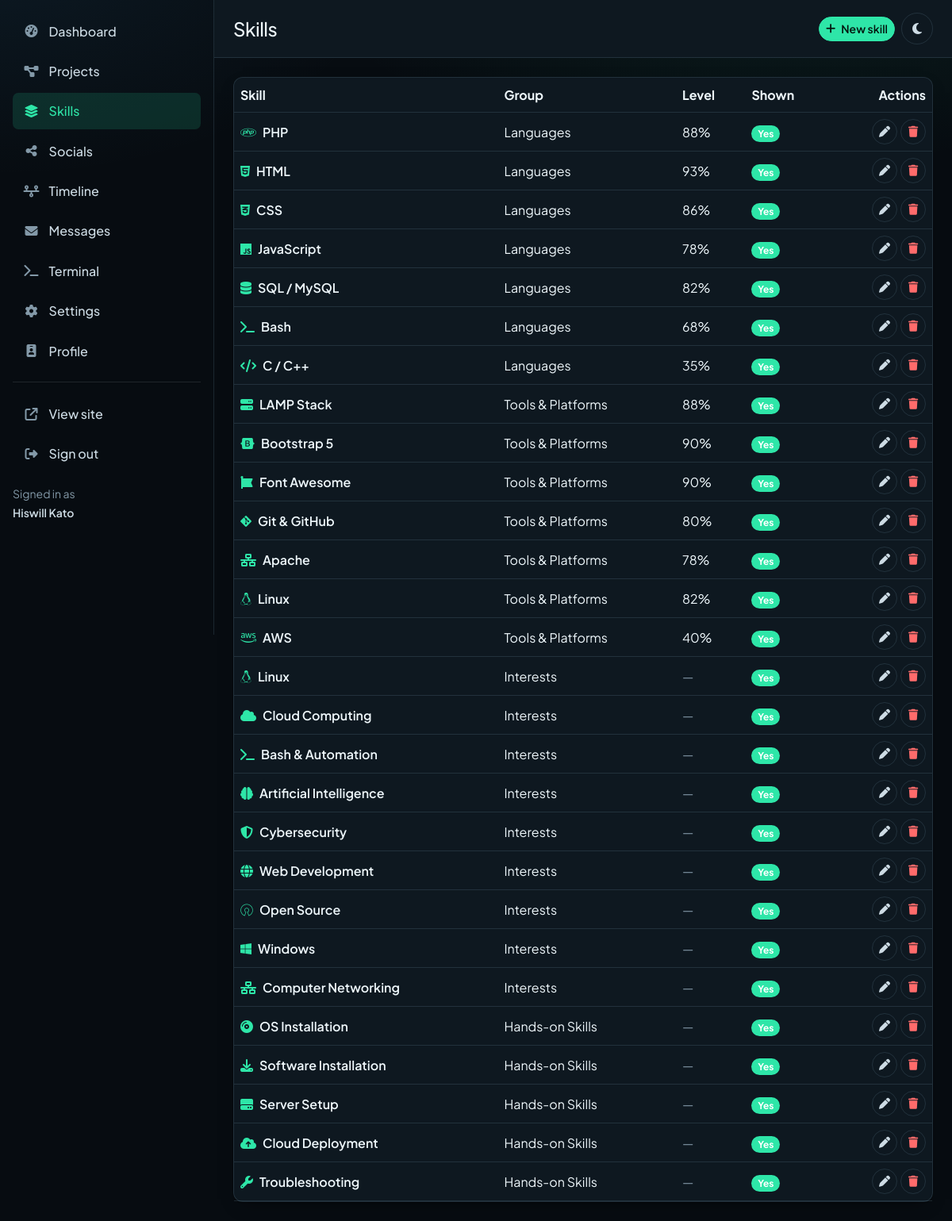
/admin/skills.php (signed in), run on the app's committed database.
### tables this page shows
CREATE TABLE profile (
  id        INT UNSIGNED NOT NULL AUTO_INCREMENT,
  name      VARCHAR(80)  NOT NULL,
  alias     VARCHAR(40)  NOT NULL DEFAULT '',
  title     VARCHAR(120) NOT NULL,
  tagline   VARCHAR(200) NOT NULL DEFAULT '',
  bio       TEXT         NOT NULL,
  about     MEDIUMTEXT   NOT NULL,
  location  VARCHAR(120) NOT NULL DEFAULT '',
  campus    VARCHAR(160) NOT NULL DEFAULT '',
  degree    VARCHAR(160) NOT NULL DEFAULT '',
  email     VARCHAR(160) NOT NULL DEFAULT '',
  phone     VARCHAR(40)  NOT NULL DEFAULT '',
  avatar    VARCHAR(200) NOT NULL DEFAULT '',
  resume    VARCHAR(200) NOT NULL DEFAULT '',
  available TINYINT(1)   NOT NULL DEFAULT 1,
  updated   TIMESTAMP    NOT NULL DEFAULT CURRENT_TIMESTAMP ON UPDATE CURRENT_TIMESTAMP,
  PRIMARY KEY (id)
);

CREATE TABLE skills (
  id       INT UNSIGNED NOT NULL AUTO_INCREMENT,
  name     VARCHAR(80)  NOT NULL,
  category ENUM('language','stack','interest','practice') NOT NULL DEFAULT 'language',
  level    TINYINT UNSIGNED NOT NULL DEFAULT 0,
  icon     VARCHAR(60)  NOT NULL DEFAULT '',
  note     VARCHAR(200) NOT NULL DEFAULT '',
  sort     INT UNSIGNED NOT NULL DEFAULT 0,
  shown    TINYINT(1)   NOT NULL DEFAULT 1,
  PRIMARY KEY (id)
);

### app/db.php (called while the page is built, shortened)
<?php
function db(): mysqli
{
    static $conn = null;
    if ($conn === null) {
        try {
            $conn = new mysqli(DB_HOST, DB_USER, DB_PASS, DB_NAME);
            $conn->set_charset('utf8mb4');
        } catch (mysqli_sql_exception $problem) {
            http_response_code(503);
            $detail = SHOW_ERRORS ? '<p><code>' . htmlspecialchars($problem->getMessage()) . '</code></p>' : '';
            exit('<!doctype html><meta charset="utf-8"><title>Database unavailable</title>'
                . '<div style="font:16px/1.6 system-ui;max-width:36rem;margin:14vh auto;padding:0 1.5rem">'
                . '<h1 style="font-size:1.4rem">The database is not reachable.</h1>'
                . $detail
                . '<p>Check the <code>DB_*</code> values in <code>app/config.php</code> and that MariaDB is running.</p>'
                . '</div>');
        }
    }
    return $conn;
}
function query(string $sql, array $args = []): mysqli_stmt
{
    $statement = db()->prepare($sql);
    $statement->execute();
    return $statement;
}
function one(string $sql, array $args = []): ?array
{
    $row = query($sql, $args)->get_result()->fetch_assoc();
    return $row ?: null;
}
function all(string $sql, array $args = []): array
{
    return query($sql, $args)->get_result()->fetch_all(MYSQLI_ASSOC);
}

### app/data.php (called while the page is built, shortened)
<?php
function me(): array
{
    static $me = null;
    if ($me === null) {
        $me = one('SELECT * FROM profile ORDER BY id LIMIT 1') ?? [];
    }
    return $me;
}
function categories(): array
{
    return [
        'language' => 'Languages',
        'stack' => 'Tools & Platforms',
        'interest' => 'Interests',
        'practice' => 'Hands-on Skills',
    ];
}

### admin/skills.php (the view, shortened to what this page needs)
<?php
require __DIR__ . '/../app/init.php';
$title   = 'Skills';
$actions = '<a class="btn btn-primary btn-sm" href="' . panel('skill') . '">' . icon('fa-solid fa-plus') . ' New skill</a>';
$items   = all('SELECT * FROM skills ORDER BY FIELD(category, "language","stack","interest","practice"), sort, name');
$labels  = categories();
require __DIR__ . '/parts/header.php';
?>
<?php if ($items === []): ?>
    <div class="card p-5 text-center">
        <p class="text-body-secondary mb-3">No skills yet.</p>
        <a class="btn btn-primary" href="<?= panel('skill') ?>"><?= icon('fa-solid fa-plus') ?> Add a skill</a>
    </div>
<?php else: ?>
    <div class="card">
        <div class="table-responsive">
            <table class="table table-hover align-middle mb-0">
                <thead>
                    <tr>
                        <th>Skill</th>
                        <th>Group</th>
                        <th class="d-none d-md-table-cell">Level</th>
                        <th>Shown</th>
                        <th class="text-end">Actions</th>
                    </tr>
                </thead>
                <tbody>
                    <?php foreach ($items as $item): ?>
                        <tr>
                            <td>
                                <span class="fw-semibold">
                                    <i class="<?= e($item['icon']) ?> text-primary me-2"></i><?= e($item['name']) ?>
                                </span>
                            </td>
                            <td><?= e($labels[$item['category']] ?? $item['category']) ?></td>
                            <td class="d-none d-md-table-cell">
                                <?= $item['level'] ? (int) $item['level'] . '%' : '<span class="text-body-secondary">—</span>' ?>
                            </td>
                            <td>
                                <?php if ($item['shown']): ?>
                                    <span class="badge rounded-pill text-bg-success">Yes</span>
                                <?php else: ?>
                                    <span class="badge rounded-pill text-bg-secondary">No</span>
                                <?php endif; ?>
                            </td>
                            <td class="text-end">
                                <div class="d-inline-flex gap-1">
                                    <a class="btn btn-ghost btn-sm rounded-circle" href="<?= panel('skill?id=' . $item['id']) ?>"
                                       title="Edit"><?= icon('fa-solid fa-pen') ?></a>
                                    <form method="post" action="<?= panel('skills') ?>" class="d-inline">
                                        <button class="btn btn-ghost btn-sm rounded-circle text-danger" type="submit"
                                                data-confirm="Delete &quot;<?= e($item['name']) ?>&quot;?"
                                                title="Delete"><?= icon('fa-solid fa-trash') ?></button>
                                    </form>
                                </div>
                            </td>
                        </tr>
                    <?php endforeach; ?>
                </tbody>
            </table>
        </div>
    </div>
<?php endif; ?>
<?php require __DIR__ . '/parts/footer.php'; ?>

### app/functions.php (shortened to what this page needs)
<?php
function e(mixed $value): string
{
    return htmlspecialchars((string) $value, ENT_QUOTES, 'UTF-8');
}
function url(string $path = ''): string
{
    if (BASE_URL !== '') {
        $base = rtrim(BASE_URL, '/');
    } else {
        $scheme = (($_SERVER['HTTPS'] ?? '') === 'on') ? 'https' : 'http';
        $base = $scheme . '://' . ($_SERVER['HTTP_HOST'] ?? 'localhost');
    }
    return $path === '' ? $base : $base . '/' . ltrim($path, '/');
}
function asset(string $path): string
{
    return url('assets/' . ltrim($path, '/'));
}
function panel(string $path = ''): string
{
    return url('admin/' . ltrim($path, '/'));
}
function icon(string $classes): string
{
    return '<i class="' . e($classes) . '" aria-hidden="true"></i>';
}
function themeToggle(string $extra = ''): string
{
    $extra = $extra === '' ? '' : ' ' . $extra;
    return '<button type="button" class="btn btn-ghost rounded-circle theme-toggle' . $extra
        . '" aria-label="Switch theme">'
        . icon('fa-solid fa-moon') . icon('fa-solid fa-sun') . '</button>';
}
function owner(): ?array
{
    return $_SESSION['user'] ?? null;
}
function guard(): array
{
    $user = owner();
    return $user;
}

### admin/parts/header.php (shortened to what this page needs)
<?php
$user = guard();
$me   = me();
$here = basename($_SERVER['SCRIPT_NAME'] ?? 'index.php', '.php');
$label = $title ?? 'Dashboard';
$menu = [
    ['index',    ['index'],                     'Dashboard', 'fa-solid fa-gauge-high'],
    ['projects', ['projects', 'project'],       'Projects',  'fa-solid fa-diagram-project'],
    ['skills',   ['skills', 'skill'],           'Skills',    'fa-solid fa-layer-group'],
    ['socials',  ['socials', 'social'],         'Socials',   'fa-solid fa-share-nodes'],
    ['timelines', ['timelines', 'timeline'],    'Timeline',  'fa-solid fa-timeline'],
    ['messages', ['messages', 'message'],       'Messages',  'fa-solid fa-envelope'],
    ['terminal', ['terminal'],                  'Terminal',  'fa-solid fa-terminal'],
    ['settings', ['settings'],                  'Settings',  'fa-solid fa-gear'],
    ['profile',  ['profile'],                   'Profile',   'fa-solid fa-id-badge'],
];
?>
<!doctype html>
<html lang="en" data-theme="dark" data-bs-theme="dark">
<head>
<link rel="stylesheet" href="<?= asset('css/bootstrap.min.css') ?>">
<link rel="stylesheet" href="<?= asset('css/all.min.css') ?>">
<link rel="stylesheet" href="<?= asset('css/style.css') ?>">
</head>
<body>
<div class="admin-shell d-flex">
    <div class="offcanvas-lg offcanvas-start admin-side" id="sidebar" tabindex="-1" aria-label="Admin menu">
        <div class="offcanvas-body d-flex flex-column p-3">
            <nav class="d-grid gap-1">
                <?php foreach ($menu as [$key, $scripts, $text, $glyph]): ?>
                    <?php $active = in_array($here, $scripts, true); ?>
                    <a class="admin-link<?= $active ? ' active' : '' ?>" href="<?= panel($key === 'index' ? '' : $key) ?>">
                        <i class="<?= e($glyph) ?>"></i>
                        <span><?= e($text) ?></span>
                    </a>
                <?php endforeach; ?>
            </nav>
            <hr class="my-3">
            <nav class="d-grid gap-1">
                <a class="admin-link" href="<?= url() ?>" target="_blank" rel="noopener">
                    <i class="fa-solid fa-arrow-up-right-from-square"></i><span>View site</span>
                </a>
                <a class="admin-link" href="<?= panel('logout') ?>">
                    <i class="fa-solid fa-right-from-bracket"></i><span>Sign out</span>
                </a>
            </nav>
            <div class="mt-auto pt-3 small text-body-secondary">
                Signed in as<br><span class="fw-semibold text-body"><?= e($user['name']) ?></span>
            </div>
        </div>
    </div>
    <div class="flex-grow-1 min-width-0">
        <header class="d-flex align-items-center gap-3 px-3 px-lg-4 py-3 border-bottom"
                style="background: var(--surface); position: sticky; top: 0; z-index: 1020;">
            <h1 class="h4 mb-0"><?= e($label) ?></h1>
            <div class="ms-auto d-flex align-items-center gap-2">
                <?php if (!empty($actions)): ?>
                    <div class="d-flex flex-wrap gap-2"><?= $actions ?></div>
                <?php endif; ?>
                <?= themeToggle() ?>
            </div>
        </header>
        <div class="p-3 p-lg-4">

### data on the page
profile: name "Hiswill Kato"
skills: name "PHP", category "Languages", level "88", shown "Yes"
skills: name "HTML", category "Languages", level "93", shown "Yes"
skills: name "CSS", category "Languages", level "86", shown "Yes"
skills: name "JavaScript", category "Languages", level "78", shown "Yes"
skills: name "SQL / MySQL", category "Languages", level "82", shown "Yes"
skills: name "Bash", category "Languages", level "68", shown "Yes"
skills: name "C / C++", category "Languages", level "35", shown "Yes"
skills: name "LAMP Stack", category "Tools & Platforms", level "88", shown "Yes"
skills: name "Bootstrap 5", category "Tools & Platforms", level "90", shown "Yes"
skills: name "Font Awesome", category "Tools & Platforms", level "90", shown "Yes"
skills: name "Git & GitHub", category "Tools & Platforms", level "80", shown "Yes"
skills: name "Apache", category "Tools & Platforms", level "78", shown "Yes"
skills: name "Linux", category "Tools & Platforms", level "82", shown "Yes"
skills: name "AWS", category "Tools & Platforms", level "40", shown "Yes"
skills: name "Linux", category "Interests", shown "Yes"
skills: name "Cloud Computing", category "Interests", shown "Yes"
skills: name "Bash & Automation", category "Interests", shown "Yes"
skills: name "Artificial Intelligence", category "Interests", shown "Yes"
skills: name "Cybersecurity", category "Interests", shown "Yes"
skills: name "Web Development", category "Interests", shown "Yes"
skills: name "Open Source", category "Interests", shown "Yes"
skills: name "Windows", category "Interests", shown "Yes"
skills: name "Computer Networking", category "Interests", shown "Yes"
skills: name "OS Installation", category "Hands-on Skills", shown "Yes"
skills: name "Software Installation", category "Hands-on Skills", shown "Yes"
skills: name "Server Setup", category "Hands-on Skills", shown "Yes"
skills: name "Cloud Deployment", category "Hands-on Skills", shown "Yes"
skills: name "Troubleshooting", category "Hands-on Skills", shown "Yes"

### other printed values
$text "Dashboard"
$text "Projects"
$text "Skills"
$text "Socials"
$text "Timeline"
$text "Messages"
$text "Terminal"
$text "Settings"
$text "Profile"
$label "Skills"
